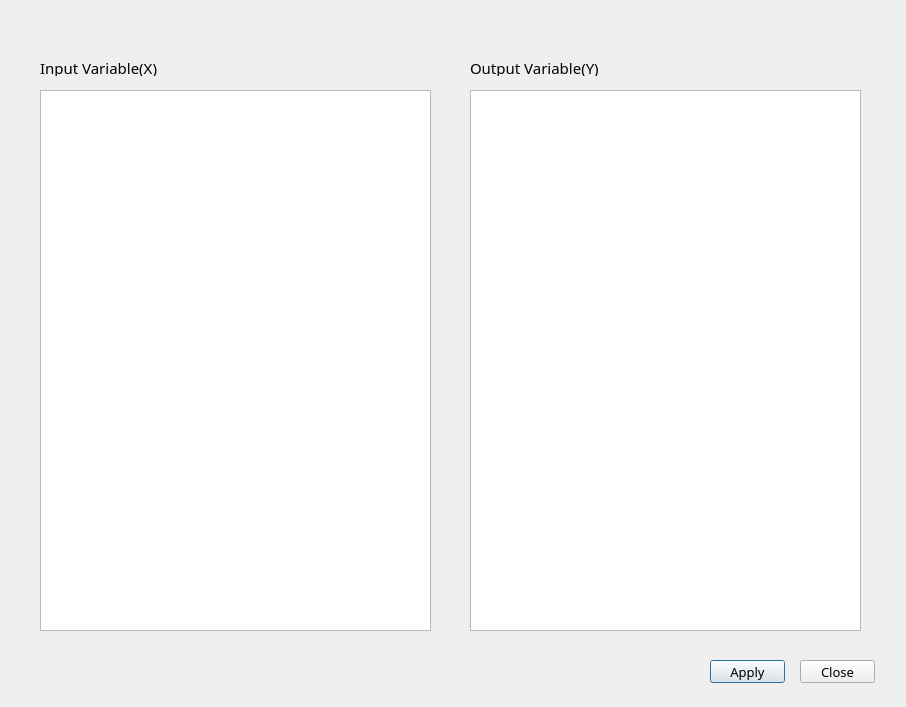
<?xml version="1.0" encoding="UTF-8"?>
<ui version="4.0">
 <class>itemDialog</class>
 <widget class="QDialog" name="itemDialog">
  <property name="geometry">
   <rect>
    <x>0</x>
    <y>0</y>
    <width>906</width>
    <height>707</height>
   </rect>
  </property>
  <property name="font">
   <font>
    <family>D2Coding</family>
   </font>
  </property>
  <property name="windowTitle">
   <string>Dialog</string>
  </property>
  <widget class="QListWidget" name="inputItemlistWidget">
   <property name="geometry">
    <rect>
     <x>40</x>
     <y>90</y>
     <width>391</width>
     <height>541</height>
    </rect>
   </property>
  </widget>
  <widget class="QListWidget" name="outputItemlistWidget">
   <property name="geometry">
    <rect>
     <x>470</x>
     <y>90</y>
     <width>391</width>
     <height>541</height>
    </rect>
   </property>
  </widget>
  <widget class="QPushButton" name="pushButtonApply">
   <property name="geometry">
    <rect>
     <x>710</x>
     <y>660</y>
     <width>75</width>
     <height>23</height>
    </rect>
   </property>
   <property name="font">
    <font>
     <family>D2Coding</family>
     <pointsize>10</pointsize>
    </font>
   </property>
   <property name="text">
    <string>Apply</string>
   </property>
  </widget>
  <widget class="QPushButton" name="pushButtonClose">
   <property name="geometry">
    <rect>
     <x>800</x>
     <y>660</y>
     <width>75</width>
     <height>23</height>
    </rect>
   </property>
   <property name="font">
    <font>
     <family>D2Coding</family>
     <pointsize>10</pointsize>
    </font>
   </property>
   <property name="text">
    <string>Close</string>
   </property>
  </widget>
  <widget class="QLabel" name="InputLabel">
   <property name="geometry">
    <rect>
     <x>40</x>
     <y>60</y>
     <width>131</width>
     <height>16</height>
    </rect>
   </property>
   <property name="font">
    <font>
     <family>D2Coding</family>
     <pointsize>11</pointsize>
    </font>
   </property>
   <property name="text">
    <string>Input Variable(X)</string>
   </property>
  </widget>
  <widget class="QLabel" name="OutputLabel">
   <property name="geometry">
    <rect>
     <x>470</x>
     <y>60</y>
     <width>131</width>
     <height>16</height>
    </rect>
   </property>
   <property name="font">
    <font>
     <family>D2Coding</family>
     <pointsize>11</pointsize>
    </font>
   </property>
   <property name="text">
    <string>Output Variable(Y)</string>
   </property>
  </widget>
 </widget>
 <resources/>
 <connections/>
</ui>
